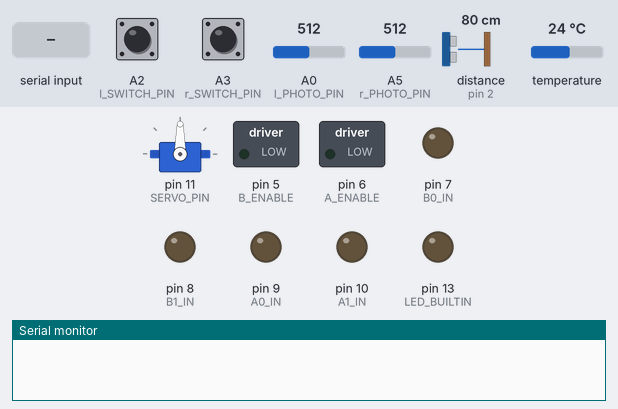
Simulated run of this sketch. Board: Arduino Uno, built with avr-gcc and run on an emulated ATmega328P. On the bench: servo, switched loads named in the sketch (green lamp = pin HIGH), output pins drawn as LEDs (lit = HIGH), the last lines printed to the serial monitor. Wiring (inferred from the names in the program): ultrasonic range finder: trigger pin 3; echo pin 2. The inputs (shaded band) are chosen by the test bench; at power-on: A0 (l_PHOTO_PIN) = 512, A2 (l_SWITCH_PIN) LOW, A3 (r_SWITCH_PIN) LOW, A5 (r_PHOTO_PIN) = 512, distance to the obstacle (sensor on pin 2) 80 cm, temperature 24 °C. The echo pulse lasts 58.3 µs per cm; pins used as bus, display or sensor lines are not drawn.

Above: at 1.1 s.
2.5 s: "0\n" received over Serial
At 4.5 s:
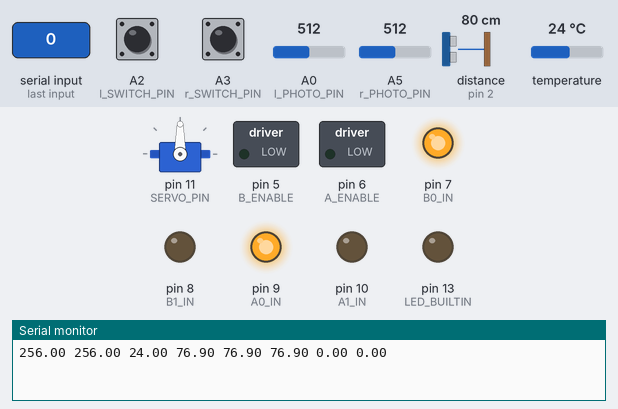
6.0 s: "2\n" received over Serial
At 9.3 s:
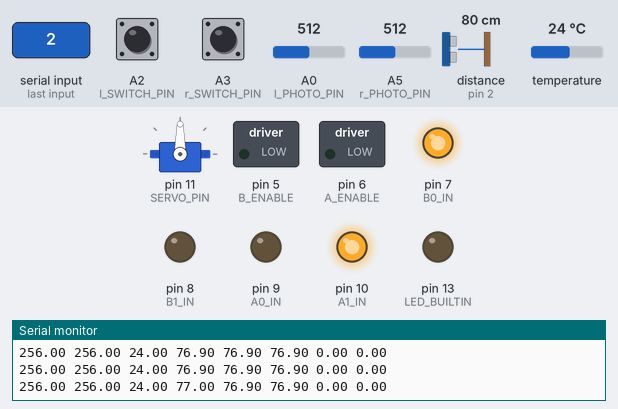
9.5 s: "1\n" received over Serial
At 11.3 s:
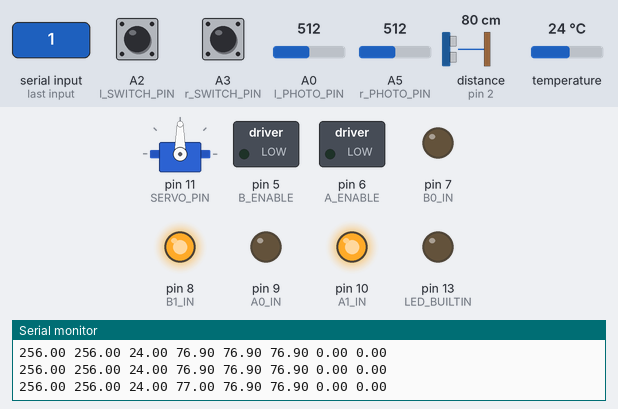
13.0 s: "3\n" received over Serial
At 16.3 s:
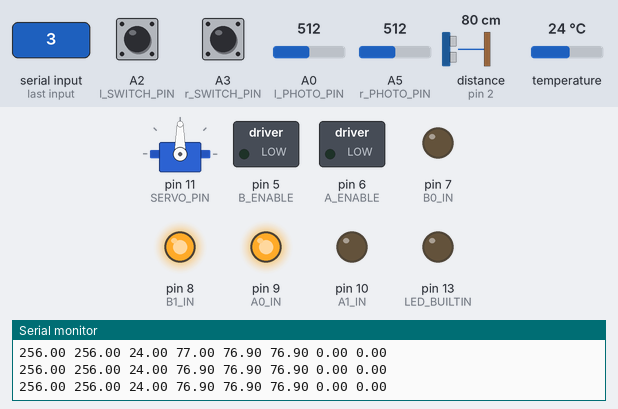
Timing chart, 0 to 17.5 s (numbered marks = the images above; inputs shaded):
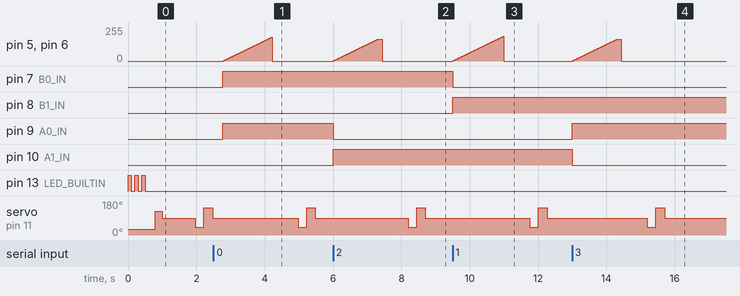

Measured:
- after the input at 2.5 s, pin 5 (B_ENABLE), pin 6 (A_ENABLE): rises from 0/255 to 178/255 in 1.4 s, then falls to 0/255 in 0.01 s; pin 7 (B0_IN), pin 9 (A0_IN): LOW → HIGH after 0.28 s; servo on pin 11 (SERVO_PIN): 90° → 40° after 2.5 s, → 145° 0.25 s later, → 90° 0.25 s later
- after the input at 6.0 s, pin 5 (B_ENABLE), pin 6 (A_ENABLE): rises from 0/255 to 165/255 in 1.3 s, then falls to 0/255 in 0.11 s; pin 9 (A0_IN): HIGH → LOW at once; pin 10 (A1_IN): LOW → HIGH at once; servo on pin 11 (SERVO_PIN): 90° → 40° after 2.2 s, → 145° 0.25 s later, → 90° 0.25 s later
- after the input at 9.5 s, pin 5 (B_ENABLE), pin 6 (A_ENABLE): rises from 0/255 to 185/255 in 1.5 s, then falls to 0/255 in 0.01 s; pin 7 (B0_IN): HIGH → LOW at once; pin 8 (B1_IN): LOW → HIGH at once; servo on pin 11 (SERVO_PIN): 90° → 40° after 2.3 s, → 145° 0.25 s later, → 90° 0.25 s later
- after the input at 13.0 s, pin 5 (B_ENABLE), pin 6 (A_ENABLE): rises from 0/255 to 165/255 in 1.3 s, then falls to 0/255 in 0.11 s; pin 9 (A0_IN): LOW → HIGH at once; pin 10 (A1_IN): HIGH → LOW at once; servo on pin 11 (SERVO_PIN): 90° → 40° after 2.2 s, → 145° 0.25 s later, → 90° 0.25 s later

The sketch:

servant_agent.ino
```cpp
#include <DallasTemperature.h>
#include <OneWire.h>
#include <Servo.h>

bool debug_mode = true;

/*   SET UP ----------------------------------------------------------------------------
 *   Left motor is referred to as A
 *   Right motor is referred to as B
*/
const int A_ENABLE = 6;
const int A0_IN = 9;
const int A1_IN = 10;

const int B_ENABLE = 5;
const int B0_IN = 7;
const int B1_IN = 8;

/*  Bump sensors
*/
const int l_SWITCH_PIN = A2;
const int r_SWITCH_PIN = A3;

/*  Ultrasonic sensor & servo
*/
Servo head;
const int Echo_PIN = 2;
const int Trig_PIN = 3;
const int SERVO_PIN = 11;
const int BUZZ_PIN = 13;
const int distancelimit = 20; //distance limit for obstacles in front
const int sidedistancelimit = 20; //minimum distance in cm to obstacles at both sides (the car will allow a shorter distance sideways)
int distance;

/*  Photo transistors
*/
const int l_PHOTO_PIN = A0;
const int r_PHOTO_PIN = A5;

/*  Temp sensor
*/
const int TEMP_PIN = 4;
OneWire oneWire(TEMP_PIN);
DallasTemperature sensors(&oneWire);


void setup() {
  stop_motors();

  Serial.begin(115200);

  // blink 3 times
  pinMode(LED_BUILTIN, OUTPUT);
  for (int i = 0; i < 3; i++) {
    blink_internal_led();
  }

  // set pin mode
  pinMode(A_ENABLE, OUTPUT);
  pinMode(A0_IN, OUTPUT);
  pinMode(A1_IN, OUTPUT);

  pinMode(B_ENABLE, OUTPUT);
  pinMode(B0_IN, OUTPUT);
  pinMode(B1_IN, OUTPUT);

  pinMode(l_SWITCH_PIN, INPUT);
  pinMode(r_SWITCH_PIN, INPUT);

  pinMode(Trig_PIN, OUTPUT);
  pinMode(Echo_PIN,INPUT);

  pinMode(TEMP_PIN, INPUT);

  /*init buzzer*/
  digitalWrite(Trig_PIN,LOW);

  /*init servo*/
  head.attach(SERVO_PIN);
  head.write(30);
  delay(200);
  head.write(125);
  delay(200);
  head.write(90);
  delay(200);

  stop_motors();
}

void blink_internal_led()
{
  digitalWrite(LED_BUILTIN, HIGH);
  delay(100);
  digitalWrite(LED_BUILTIN, LOW);
  delay(100);
}

void set_dir(bool _m_left, bool _m_right) {

  bool m_l_upper = (_m_left) ? HIGH : LOW;
  bool m_l_lower = (_m_left) ? LOW : HIGH;

  bool m_r_upper = (_m_right) ? HIGH : LOW;
  bool m_r_lower = (_m_right) ? LOW : HIGH;

  digitalWrite(A0_IN, m_l_upper);
  digitalWrite(A1_IN, m_l_lower);

  digitalWrite(B0_IN, m_r_upper);
  digitalWrite(B1_IN, m_r_lower);
}

void set_speed(int _l_speed, int _r_speed) {

  if (_l_speed == _r_speed)
  {
    for (int i = 0; i <= _r_speed; i++)
    {
        analogWrite(A_ENABLE, i);
        analogWrite(B_ENABLE, i);
        delay(8);
    }
  } else
  {
    int faster_motor = (_l_speed >= _r_speed) ? 0 : 1;
    int upper_threshold = (faster_motor) ? _r_speed : _l_speed;
    int lower_threshold = (faster_motor) ? _l_speed : _r_speed;

    for (int i = 0; i <= upper_threshold; i++)
    {
      if (i <= lower_threshold)
      {
        if (faster_motor) // right speed is faster
        {
          analogWrite(A_ENABLE, i);
        } else {          // left speed is faster
          analogWrite(B_ENABLE, i);
        }
      }
      if (faster_motor)
      {
        analogWrite(B_ENABLE, i);
      } else {
        analogWrite(A_ENABLE, i + 7);
      }
      delay(8);
    }
  }
}

/*   CUT POWER SUPPLY TO BOTH MOTORS  */
void stop_motors()
{
  for (int i = 130; i >= 0; i--)
  {
    analogWrite(A_ENABLE, i);
    analogWrite(B_ENABLE, i);
  }
}

void turn_90(bool _r)
{
  set_dir(_r, (1 - _r));
  int l_speed = _r ? 165: 165;
  int r_speed = _r ? 165: 165;
  set_speed(l_speed, r_speed);
  delay(100);
}

void forward()
{
  set_dir(1, 1);
  set_speed(178, 178);
}

void backward()
{
  set_dir(0, 0);
  set_speed(185, 185);
}

/* PHOTOTRANSISTOR ---------------------------------------------------------------------------------------  */

float get_photo_data(int _pin)
{
  float photo_data = 0.0;
  for (int i = 0; i < 5; i++)
  {
    photo_data += analogRead(_pin);
  }
  return (photo_data / 10.0);
}

/* TEMP SENSOR ---------------------------------------------------------------------------------------  */

float get_temp()
{
  sensors.requestTemperatures();
  return sensors.getTempCByIndex(0);
}

/* BUMP SENSOR ---------------------------------------------------------------------------------------  */

bool get_bump_signal(int _pin)
{
    return digitalRead(_pin);
}

/* ULTRASONIC SENSOR & SERVO ---------------------------------------------------------------------------------------  */

// supposed range: 2 - 400 cm
float watch()
{
  long echo_distance = 0.0;
  long temp_echo_distance;
  for (int i = 0; i < 10; i++)
  {
    digitalWrite(Trig_PIN,LOW);
    delayMicroseconds(5);
    digitalWrite(Trig_PIN,HIGH);
    delayMicroseconds(15);
    digitalWrite(Trig_PIN,LOW);
    temp_echo_distance = pulseIn(Echo_PIN,HIGH);
    echo_distance += ( temp_echo_distance * 0.01657 );   //how far away is the object in cm
  }
  return (float)(echo_distance / 10.0);
}

float get_echo_boolean_at_angle(int _angle)
{
  head.write(_angle);
  delay(200);
  float echo_d = watch();
  return echo_d;
}

void take_action(int _a)
{
  switch (_a)
  {
    case 0: // go forward
      forward();
      break;
    case 1: // backward
      backward();
      break;
    case 2: // go left
      turn_90(0);
      break;
    case 3: // go right
      turn_90(1);
      break;
    case 4: // do nothing
      break;
  }
}

void loop() {

  // put your main code here, to run repeatedly:
  float l_photo = get_photo_data(l_PHOTO_PIN);
  float r_photo = get_photo_data(r_PHOTO_PIN);

  stop_motors();

  float temp = get_temp();
  float watch35 = get_echo_boolean_at_angle(40);
  float watch135 = get_echo_boolean_at_angle(145);
  float watch90 = get_echo_boolean_at_angle(90);
  float l_bump = (float) get_bump_signal(l_SWITCH_PIN);
  float r_bump = (float) get_bump_signal(r_SWITCH_PIN);

  float data[] = {l_photo, r_photo, temp, watch35, watch135, watch90, l_bump, r_bump};
  String data_string = "";

  for (int i = 0; i < 8; i++)
  {
    data_string += String(data[i]);
    data_string += " ";
  }
  data_string += "\n";

  delay(50);

  Serial.println(data_string);

  while (!Serial.available())
  {
    ;
  }

  String a_bytes = Serial.readStringUntil('\n');
  int a = a_bytes.toInt();
  take_action(a);


}
```
